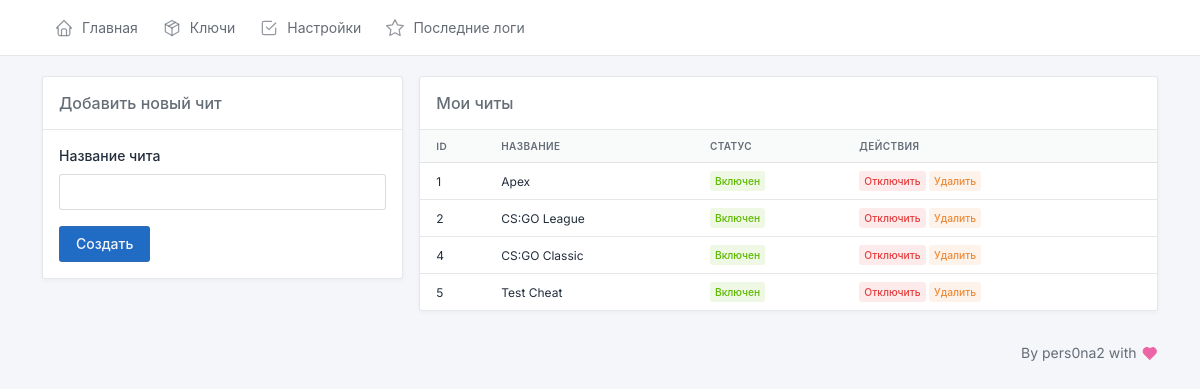
Screenshot of /admin/settings.php (signed in) with the database file from the repository.
### tables this page shows
CREATE TABLE `cheats` (
  `id` int(11) NOT NULL,
  `name` varchar(32) NOT NULL,
  `variable` varchar(32) NOT NULL
);

### controllers/functions.php (called while the page is built, shortened)
<?php
function GetAllCheats(){
    global $db;
    $query = "SELECT * FROM `cheats` WHERE 1";
    $result = mysqli_query($db, $query);
    while($row = mysqli_fetch_assoc($result)){
        $array[] = $row;
    }
    return $array;
}

### admin/settings.php (the view, shortened to what this page needs)
<?php
require '../controllers/globals.php';
include '../controllers/functions.php';
$CheatsRow = GetAllCheats();
?>
<html lang="en">
<?php include '../content/header.php';?>
<body class="antialiased">
<div class="wrapper">
<?php include '../content/navigation.php';?>
    <div class="content">
        <div class="container-xl">
        <div class="row row-cards">
            <div class="col-md-4">
                    <div class="card">
                        <div class="card-header">
                            <h3 class="card-title">Добавить новый чит</h3>
                        </div>
                        <div class="card-body">
                        <form action="/admin/settings.php" method="GET">
                            <div class="mb-3">
                              <label class="form-label">Название чита</label>
                              <input type="text" name="name" class="form-control">
                            </div>
                            <button type="submit" class="btn btn-primary ms-auto">Создать</button>
                        </form>
                        </div>
                    </div>
                </div>
                <div class="col-md-8">
                    <div class="card">
                        <div class="card-header">
                            <h3 class="card-title">Мои читы</h3>
                        </div>
                        <div class="table-responsive">
                            <table class="table table-vcenter card-table">
                                <thead>
                                <tr>
                                    <th>ID</th>
                                    <th>Название</th>
                                    <th>Статус</th>
                                    <th>Действия</th>
                                </tr>
                                </thead>
                                <tbody>
                                <?php foreach($CheatsRow as $key) { ?>
                                <tr>
                                    <td style="font-size: 12px;">
                                        <?php  echo$key['id']; ?>
                                    </td>
                                    <td style="font-size: 12px;">
                                        <?php echo $key['name']; ?>
                                    </td>
                                    <td style="font-size: 12px;">
                                        <?php if($key['variable'] == "enabled") { ?>
                                            <span class="badge bg-green-lt">Включен</span>
                                        <?php } ?>
                                    </td>
                                    <td style="font-size: 12px;">
                                        <?php if($key['variable'] == "enabled") { ?>
                                            <a href="/admin/settings.php?type=disable&id=<?php echo$key['id']; ?>" class="badge bg-red-lt">Отключить</a>
                                        <?php } ?>
                                        <a href="/admin/settings.php?type=delete&id=<?php echo$key['id']; ?>" class="badge bg-orange-lt">Удалить</a>
                                    </td>
                                </tr>
                                <?php } ?>
                                </tbody>
                            </table>
                        </div>
                    </div>
                </div>
            </div>
        </div>
        <?php include '../content/footer.php';?>
    </div>
</div>
</body>
</html>

### rows the page displays
cheats: id "1", name "Apex", variable "Включен"
cheats: id "2", name "CS:GO League", variable "Включен"
cheats: id "4", name "CS:GO Classic", variable "Включен"
cheats: id "5", name "Test Cheat", variable "Включен"
